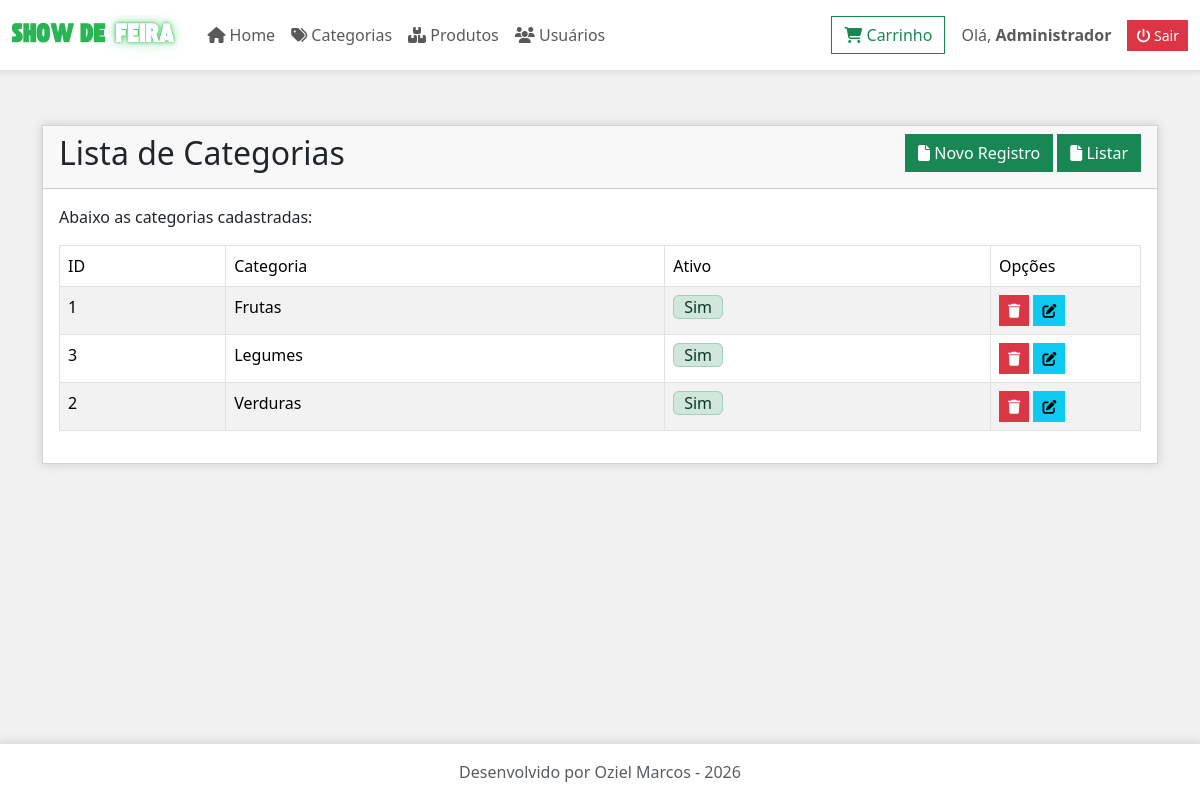
The app's page /categoria/listar (signed in) with its own data.
### tables this page shows
CREATE TABLE IF NOT EXISTS `categoria` (
  `id` INT AUTO_INCREMENT PRIMARY KEY,
  `descricao` VARCHAR(100) NOT NULL,
  `ativo` CHAR(1) NOT NULL DEFAULT 'S'
);

### controllers/CategoriaController.php (called while the page is built, shortened)
<?php
    require_once "../config/Conexao.php";
    require_once "../models/Categoria.php";
    class CategoriaController {
        public function __construct()
        {
            $db = new Conexao();
            $pdo = $db->conectar();
            $this->categoria = new Categoria($pdo);
        }
        public function listar() {
            require "../views/categoria/listar.php";
        }
    }

### models/Categoria.php (called while the page is built, shortened)
<?php
    class Categoria {
        private $pdo;
        public function __construct($pdo) {
            $this->pdo = $pdo;
        }
        public function listar() {
            $sql = "select * from categoria order by descricao";
            $consulta = $this->pdo->prepare($sql);
            $consulta->execute();
            return $consulta->fetchAll(PDO::FETCH_OBJ);
        }
    }

### views/categoria/listar.php (the view, shortened to what this page needs)
<div class="card">
    <div class="card-header">
        <h2 class="float-start">Lista de Categorias</h2>
        <div class="float-end">
            <a href="categoria" title="Novo Registro" class="btn btn-success">
                <i class="fas fa-file"></i> Novo Registro
            </a>
            <a href="categoria/listar" title="Listar" class="btn btn-success">
                <i class="fas fa-file"></i> Listar
            </a>
        </div>
    </div>
    <div class="card-body">
        <p>Abaixo as categorias cadastradas:</p>
        <table class="table table-bordered table-striped">
            <thead>
                <tr>
                    <td>ID</td>
                    <td>Categoria</td>
                    <td>Ativo</td>
                    <td>Opções</td>
                </tr>
            </thead>
            <tbody>
                <?php
                    $dadosCategoria = $this->categoria->listar();
                    foreach ($dadosCategoria as $dados) {
                        $ativo = "<span class='alert alert-success'>Sim</span>";
                        ?>
                        <tr>
                            <td><?=$dados->id?></td>
                            <td><?=$dados->descricao?></td>
                            <td><?=$ativo?></td>
                            <td width="150px">
                                <a href="javascript:excluir(<?=$dados->id?>, 'categoria')" class="btn btn-danger btn-sm">
                                    <i class="fas fa-trash"></i>
                                </a>
                                <a href="categoria/index/<?=$dados->id?>" class="btn btn-info btn-sm">
                                    <i class="fas fa-edit"></i>
                                </a>
                            </td>
                        </tr>
                        <?php
                    }
                ?>
            </tbody>
        </table>
    </div>
</div>

### public/css/style.css (style rules this page uses)
body { background-color: #f1f1f1; color: #333; }
.alert { margin: 0; padding: 0 10px; }
.form-control, .btn { border-radius: 0; }

### records on screen
categoria: id "1", descricao "Frutas"
categoria: id "3", descricao "Legumes"
categoria: id "2", descricao "Verduras"

### other values on screen
$_SESSION["feira"]["nome"] "Administrador"
